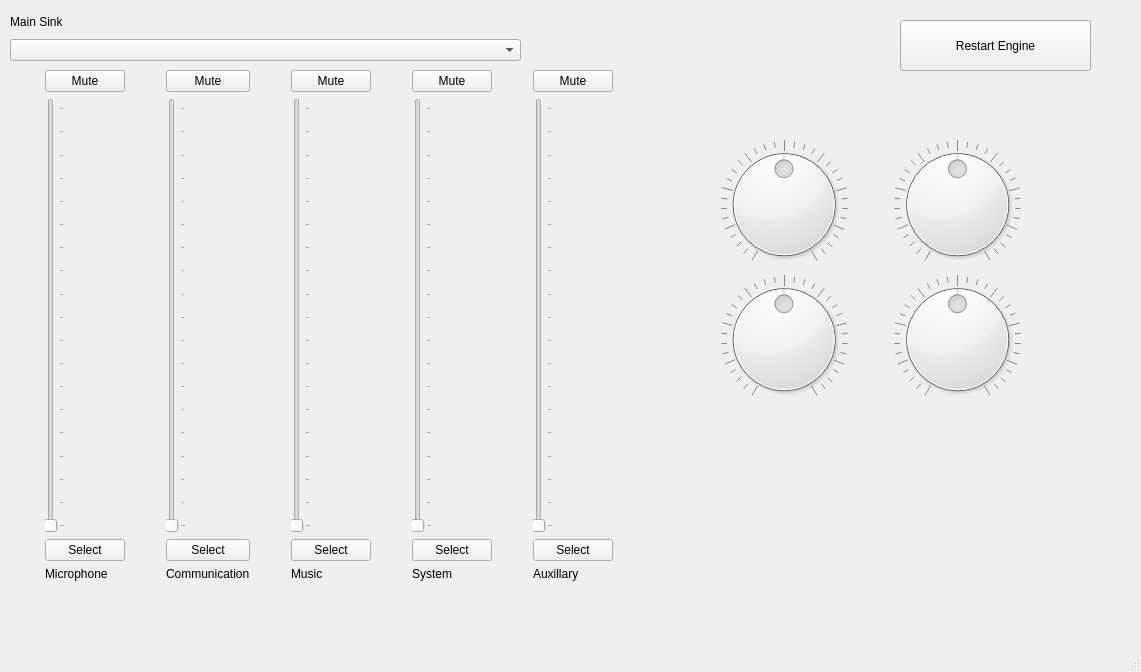
<?xml version="1.0" encoding="UTF-8"?>
<ui version="4.0">
 <class>MainWindow</class>
 <widget class="QMainWindow" name="MainWindow">
  <property name="geometry">
   <rect>
    <x>0</x>
    <y>0</y>
    <width>1141</width>
    <height>672</height>
   </rect>
  </property>
  <property name="windowTitle">
   <string>Audio Controller</string>
  </property>
  <widget class="QWidget" name="centralwidget">
   <widget class="QWidget" name="verticalLayoutWidget">
    <property name="geometry">
     <rect>
      <x>10</x>
      <y>10</y>
      <width>511</width>
      <height>51</height>
     </rect>
    </property>
    <layout class="QVBoxLayout" name="verticalLayout">
     <item>
      <widget class="QLabel" name="main_sink_label">
       <property name="text">
        <string>Main Sink</string>
       </property>
      </widget>
     </item>
     <item>
      <widget class="QComboBox" name="main_sink_combo_selector"/>
     </item>
    </layout>
   </widget>
   <widget class="QWidget" name="gridLayoutWidget">
    <property name="geometry">
     <rect>
      <x>700</x>
      <y>140</y>
      <width>341</width>
      <height>264</height>
     </rect>
    </property>
    <layout class="QGridLayout" name="gridLayout">
     <item row="0" column="0">
      <widget class="QDial" name="auxillary_knob_channel_0">
       <property name="minimum">
        <number>-63</number>
       </property>
       <property name="maximum">
        <number>63</number>
       </property>
       <property name="singleStep">
        <number>4</number>
       </property>
       <property name="pageStep">
        <number>16</number>
       </property>
       <property name="wrapping">
        <bool>false</bool>
       </property>
       <property name="notchTarget">
        <double>6.700000000000000</double>
       </property>
       <property name="notchesVisible">
        <bool>true</bool>
       </property>
      </widget>
     </item>
     <item row="0" column="1">
      <widget class="QDial" name="auxillary_knob_channel_1">
       <property name="minimum">
        <number>-63</number>
       </property>
       <property name="maximum">
        <number>63</number>
       </property>
       <property name="singleStep">
        <number>4</number>
       </property>
       <property name="pageStep">
        <number>16</number>
       </property>
       <property name="wrapping">
        <bool>false</bool>
       </property>
       <property name="notchTarget">
        <double>6.700000000000000</double>
       </property>
       <property name="notchesVisible">
        <bool>true</bool>
       </property>
      </widget>
     </item>
     <item row="1" column="0">
      <widget class="QDial" name="auxillary_knob_channel_2">
       <property name="minimum">
        <number>-63</number>
       </property>
       <property name="maximum">
        <number>63</number>
       </property>
       <property name="singleStep">
        <number>4</number>
       </property>
       <property name="pageStep">
        <number>16</number>
       </property>
       <property name="wrapping">
        <bool>false</bool>
       </property>
       <property name="notchTarget">
        <double>6.700000000000000</double>
       </property>
       <property name="notchesVisible">
        <bool>true</bool>
       </property>
      </widget>
     </item>
     <item row="1" column="1">
      <widget class="QDial" name="auxillary_knob_channel_3">
       <property name="minimum">
        <number>-63</number>
       </property>
       <property name="maximum">
        <number>63</number>
       </property>
       <property name="singleStep">
        <number>4</number>
       </property>
       <property name="pageStep">
        <number>16</number>
       </property>
       <property name="wrapping">
        <bool>false</bool>
       </property>
       <property name="notchTarget">
        <double>6.700000000000000</double>
       </property>
       <property name="notchesVisible">
        <bool>true</bool>
       </property>
      </widget>
     </item>
    </layout>
   </widget>
   <widget class="QWidget" name="gridLayoutWidget_2">
    <property name="geometry">
     <rect>
      <x>10</x>
      <y>70</y>
      <width>641</width>
      <height>511</height>
     </rect>
    </property>
    <layout class="QGridLayout" name="gridLayout_2">
     <item row="3" column="2">
      <widget class="QLabel" name="label_channel_2">
       <property name="text">
        <string>Music</string>
       </property>
      </widget>
     </item>
     <item row="0" column="3">
      <widget class="QPushButton" name="mute_button_channel_3">
       <property name="autoFillBackground">
        <bool>false</bool>
       </property>
       <property name="text">
        <string>Mute</string>
       </property>
       <property name="checkable">
        <bool>true</bool>
       </property>
      </widget>
     </item>
     <item row="0" column="4">
      <widget class="QPushButton" name="mute_button_channel_4">
       <property name="autoFillBackground">
        <bool>false</bool>
       </property>
       <property name="text">
        <string>Mute</string>
       </property>
       <property name="checkable">
        <bool>true</bool>
       </property>
      </widget>
     </item>
     <item row="3" column="4">
      <widget class="QLabel" name="label_channel_4">
       <property name="text">
        <string>Auxillary</string>
       </property>
      </widget>
     </item>
     <item row="0" column="1">
      <widget class="QPushButton" name="mute_button_channel_1">
       <property name="autoFillBackground">
        <bool>false</bool>
       </property>
       <property name="text">
        <string>Mute</string>
       </property>
       <property name="checkable">
        <bool>true</bool>
       </property>
      </widget>
     </item>
     <item row="0" column="2">
      <widget class="QPushButton" name="mute_button_channel_2">
       <property name="autoFillBackground">
        <bool>false</bool>
       </property>
       <property name="text">
        <string>Mute</string>
       </property>
       <property name="checkable">
        <bool>true</bool>
       </property>
      </widget>
     </item>
     <item row="0" column="0">
      <widget class="QPushButton" name="mute_button_channel_0">
       <property name="autoFillBackground">
        <bool>false</bool>
       </property>
       <property name="text">
        <string>Mute</string>
       </property>
       <property name="checkable">
        <bool>true</bool>
       </property>
      </widget>
     </item>
     <item row="3" column="0">
      <widget class="QLabel" name="label_channel_0">
       <property name="text">
        <string>Microphone</string>
       </property>
      </widget>
     </item>
     <item row="3" column="3">
      <widget class="QLabel" name="label_channel_3">
       <property name="text">
        <string>System</string>
       </property>
      </widget>
     </item>
     <item row="3" column="1">
      <widget class="QLabel" name="label_channel_1">
       <property name="text">
        <string>Communication</string>
       </property>
      </widget>
     </item>
     <item row="2" column="0">
      <widget class="QPushButton" name="select_button_channel_0">
       <property name="text">
        <string>Select</string>
       </property>
       <property name="checkable">
        <bool>true</bool>
       </property>
      </widget>
     </item>
     <item row="2" column="1">
      <widget class="QPushButton" name="select_button_channel_1">
       <property name="text">
        <string>Select</string>
       </property>
       <property name="checkable">
        <bool>true</bool>
       </property>
      </widget>
     </item>
     <item row="2" column="2">
      <widget class="QPushButton" name="select_button_channel_2">
       <property name="text">
        <string>Select</string>
       </property>
       <property name="checkable">
        <bool>true</bool>
       </property>
      </widget>
     </item>
     <item row="2" column="3">
      <widget class="QPushButton" name="select_button_channel_3">
       <property name="text">
        <string>Select</string>
       </property>
       <property name="checkable">
        <bool>true</bool>
       </property>
      </widget>
     </item>
     <item row="2" column="4">
      <widget class="QPushButton" name="select_button_channel_4">
       <property name="text">
        <string>Select</string>
       </property>
       <property name="checkable">
        <bool>true</bool>
       </property>
      </widget>
     </item>
     <item row="1" column="0">
      <widget class="QSlider" name="slider_volume_channel_0">
       <property name="maximum">
        <number>127</number>
       </property>
       <property name="pageStep">
        <number>8</number>
       </property>
       <property name="orientation">
        <enum>Qt::Vertical</enum>
       </property>
       <property name="tickPosition">
        <enum>QSlider::TicksBelow</enum>
       </property>
       <property name="tickInterval">
        <number>7</number>
       </property>
      </widget>
     </item>
     <item row="1" column="1">
      <widget class="QSlider" name="slider_volume_channel_1">
       <property name="sizePolicy">
        <sizepolicy hsizetype="Fixed" vsizetype="Expanding">
         <horstretch>0</horstretch>
         <verstretch>0</verstretch>
        </sizepolicy>
       </property>
       <property name="cursor">
        <cursorShape>SizeVerCursor</cursorShape>
       </property>
       <property name="maximum">
        <number>127</number>
       </property>
       <property name="pageStep">
        <number>8</number>
       </property>
       <property name="orientation">
        <enum>Qt::Vertical</enum>
       </property>
       <property name="tickPosition">
        <enum>QSlider::TicksBelow</enum>
       </property>
       <property name="tickInterval">
        <number>7</number>
       </property>
      </widget>
     </item>
     <item row="1" column="2">
      <widget class="QSlider" name="slider_volume_channel_2">
       <property name="maximum">
        <number>127</number>
       </property>
       <property name="pageStep">
        <number>8</number>
       </property>
       <property name="orientation">
        <enum>Qt::Vertical</enum>
       </property>
       <property name="tickPosition">
        <enum>QSlider::TicksBelow</enum>
       </property>
       <property name="tickInterval">
        <number>7</number>
       </property>
      </widget>
     </item>
     <item row="1" column="3">
      <widget class="QSlider" name="slider_volume_channel_3">
       <property name="maximum">
        <number>127</number>
       </property>
       <property name="pageStep">
        <number>8</number>
       </property>
       <property name="orientation">
        <enum>Qt::Vertical</enum>
       </property>
       <property name="tickPosition">
        <enum>QSlider::TicksBelow</enum>
       </property>
       <property name="tickInterval">
        <number>7</number>
       </property>
      </widget>
     </item>
     <item row="1" column="4">
      <widget class="QSlider" name="slider_volume_channel_4">
       <property name="maximum">
        <number>127</number>
       </property>
       <property name="pageStep">
        <number>8</number>
       </property>
       <property name="orientation">
        <enum>Qt::Vertical</enum>
       </property>
       <property name="tickPosition">
        <enum>QSlider::TicksBelow</enum>
       </property>
       <property name="tickInterval">
        <number>7</number>
       </property>
      </widget>
     </item>
    </layout>
   </widget>
   <widget class="QPushButton" name="restart_engine_button">
    <property name="geometry">
     <rect>
      <x>900</x>
      <y>20</y>
      <width>191</width>
      <height>51</height>
     </rect>
    </property>
    <property name="text">
     <string>Restart Engine</string>
    </property>
   </widget>
  </widget>
  <widget class="QMenuBar" name="menubar">
   <property name="geometry">
    <rect>
     <x>0</x>
     <y>0</y>
     <width>1141</width>
     <height>22</height>
    </rect>
   </property>
  </widget>
  <widget class="QStatusBar" name="statusbar"/>
 </widget>
 <resources/>
 <connections/>
</ui>
